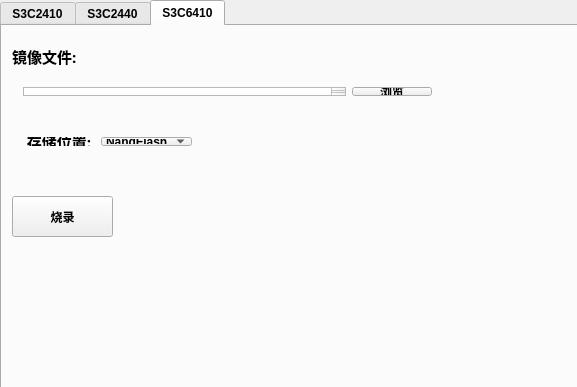
<?xml version="1.0" encoding="UTF-8"?>
<ui version="4.0">
 <class>Widget</class>
 <widget class="QWidget" name="Widget">
  <property name="geometry">
   <rect>
    <x>0</x>
    <y>0</y>
    <width>577</width>
    <height>387</height>
   </rect>
  </property>
  <property name="windowTitle">
   <string>Widget</string>
  </property>
  <widget class="QTabWidget" name="tabWidget">
   <property name="geometry">
    <rect>
     <x>0</x>
     <y>0</y>
     <width>581</width>
     <height>391</height>
    </rect>
   </property>
   <property name="font">
    <font>
     <weight>75</weight>
     <bold>true</bold>
    </font>
   </property>
   <property name="styleSheet">
    <string notr="true"/>
   </property>
   <property name="currentIndex">
    <number>2</number>
   </property>
   <widget class="QWidget" name="S3C2410">
    <attribute name="title">
     <string>S3C2410</string>
    </attribute>
    <widget class="QLabel" name="label">
     <property name="geometry">
      <rect>
       <x>10</x>
       <y>22</y>
       <width>81</width>
       <height>20</height>
      </rect>
     </property>
     <property name="font">
      <font>
       <family>Agency FB</family>
       <pointsize>11</pointsize>
      </font>
     </property>
     <property name="text">
      <string>镜像文件:</string>
     </property>
     <property name="textFormat">
      <enum>Qt::PlainText</enum>
     </property>
    </widget>
    <widget class="QPushButton" name="burn_2410">
     <property name="geometry">
      <rect>
       <x>10</x>
       <y>170</y>
       <width>101</width>
       <height>41</height>
      </rect>
     </property>
     <property name="text">
      <string>烧录</string>
     </property>
    </widget>
    <widget class="QWidget" name="layoutWidget">
     <property name="geometry">
      <rect>
       <x>10</x>
       <y>50</y>
       <width>431</width>
       <height>31</height>
      </rect>
     </property>
     <layout class="QHBoxLayout" name="horizontalLayout">
      <item>
       <widget class="QTextEdit" name="filePath_2410"/>
      </item>
      <item>
       <widget class="QPushButton" name="openFile_2410">
        <property name="text">
         <string>浏览</string>
        </property>
       </widget>
      </item>
     </layout>
    </widget>
    <widget class="QWidget" name="layoutWidget">
     <property name="geometry">
      <rect>
       <x>10</x>
       <y>100</y>
       <width>191</width>
       <height>31</height>
      </rect>
     </property>
     <layout class="QHBoxLayout" name="horizontalLayout_2">
      <item>
       <widget class="QLabel" name="label_2">
        <property name="font">
         <font>
          <family>Agency FB</family>
          <pointsize>11</pointsize>
         </font>
        </property>
        <property name="text">
         <string>存储位置:</string>
        </property>
        <property name="alignment">
         <set>Qt::AlignCenter</set>
        </property>
       </widget>
      </item>
      <item>
       <widget class="QComboBox" name="storagePath_2410">
        <item>
         <property name="text">
          <string>NandFlash</string>
         </property>
        </item>
        <item>
         <property name="text">
          <string>NorFlash</string>
         </property>
        </item>
       </widget>
      </item>
     </layout>
    </widget>
   </widget>
   <widget class="QWidget" name="S3C2440">
    <attribute name="title">
     <string>S3C2440</string>
    </attribute>
    <widget class="QWidget" name="layoutWidget_3">
     <property name="geometry">
      <rect>
       <x>10</x>
       <y>50</y>
       <width>431</width>
       <height>31</height>
      </rect>
     </property>
     <layout class="QHBoxLayout" name="horizontalLayout_5">
      <item>
       <widget class="QTextEdit" name="textEdit_3"/>
      </item>
      <item>
       <widget class="QPushButton" name="pushButton_5">
        <property name="text">
         <string>浏览</string>
        </property>
       </widget>
      </item>
     </layout>
    </widget>
    <widget class="QLabel" name="label_5">
     <property name="geometry">
      <rect>
       <x>10</x>
       <y>20</y>
       <width>81</width>
       <height>21</height>
      </rect>
     </property>
     <property name="font">
      <font>
       <family>Agency FB</family>
       <pointsize>11</pointsize>
      </font>
     </property>
     <property name="text">
      <string>镜像文件:</string>
     </property>
     <property name="textFormat">
      <enum>Qt::PlainText</enum>
     </property>
    </widget>
    <widget class="QWidget" name="layoutWidget_4">
     <property name="geometry">
      <rect>
       <x>10</x>
       <y>100</y>
       <width>191</width>
       <height>31</height>
      </rect>
     </property>
     <layout class="QHBoxLayout" name="horizontalLayout_6">
      <item>
       <widget class="QLabel" name="label_6">
        <property name="font">
         <font>
          <family>Agency FB</family>
          <pointsize>11</pointsize>
         </font>
        </property>
        <property name="text">
         <string>存储位置:</string>
        </property>
        <property name="alignment">
         <set>Qt::AlignCenter</set>
        </property>
       </widget>
      </item>
      <item>
       <widget class="QComboBox" name="storagePath_3">
        <item>
         <property name="text">
          <string>NandFlash</string>
         </property>
        </item>
        <item>
         <property name="text">
          <string>NorFlash</string>
         </property>
        </item>
       </widget>
      </item>
     </layout>
    </widget>
    <widget class="QPushButton" name="pushButton_6">
     <property name="geometry">
      <rect>
       <x>10</x>
       <y>170</y>
       <width>101</width>
       <height>41</height>
      </rect>
     </property>
     <property name="text">
      <string>烧录</string>
     </property>
    </widget>
   </widget>
   <widget class="QWidget" name="S3C6410">
    <attribute name="title">
     <string>S3C6410</string>
    </attribute>
    <widget class="QWidget" name="layoutWidget_5">
     <property name="geometry">
      <rect>
       <x>10</x>
       <y>100</y>
       <width>191</width>
       <height>31</height>
      </rect>
     </property>
     <layout class="QHBoxLayout" name="horizontalLayout_7">
      <item>
       <widget class="QLabel" name="label_7">
        <property name="font">
         <font>
          <family>Agency FB</family>
          <pointsize>11</pointsize>
         </font>
        </property>
        <property name="text">
         <string>存储位置:</string>
        </property>
        <property name="alignment">
         <set>Qt::AlignCenter</set>
        </property>
       </widget>
      </item>
      <item>
       <widget class="QComboBox" name="storagePath_4">
        <item>
         <property name="text">
          <string>NandFlash</string>
         </property>
        </item>
        <item>
         <property name="text">
          <string>NorFlash</string>
         </property>
        </item>
       </widget>
      </item>
     </layout>
    </widget>
    <widget class="QPushButton" name="pushButton_7">
     <property name="geometry">
      <rect>
       <x>10</x>
       <y>170</y>
       <width>101</width>
       <height>41</height>
      </rect>
     </property>
     <property name="text">
      <string>烧录</string>
     </property>
    </widget>
    <widget class="QLabel" name="label_8">
     <property name="geometry">
      <rect>
       <x>10</x>
       <y>20</y>
       <width>81</width>
       <height>21</height>
      </rect>
     </property>
     <property name="font">
      <font>
       <family>Agency FB</family>
       <pointsize>11</pointsize>
      </font>
     </property>
     <property name="text">
      <string>镜像文件:</string>
     </property>
     <property name="textFormat">
      <enum>Qt::PlainText</enum>
     </property>
    </widget>
    <widget class="QWidget" name="layoutWidget_6">
     <property name="geometry">
      <rect>
       <x>10</x>
       <y>50</y>
       <width>431</width>
       <height>31</height>
      </rect>
     </property>
     <layout class="QHBoxLayout" name="horizontalLayout_8">
      <item>
       <widget class="QTextEdit" name="textEdit_4"/>
      </item>
      <item>
       <widget class="QPushButton" name="pushButton_8">
        <property name="text">
         <string>浏览</string>
        </property>
       </widget>
      </item>
     </layout>
    </widget>
   </widget>
  </widget>
 </widget>
 <layoutdefault spacing="6" margin="11"/>
 <resources/>
 <connections/>
</ui>
